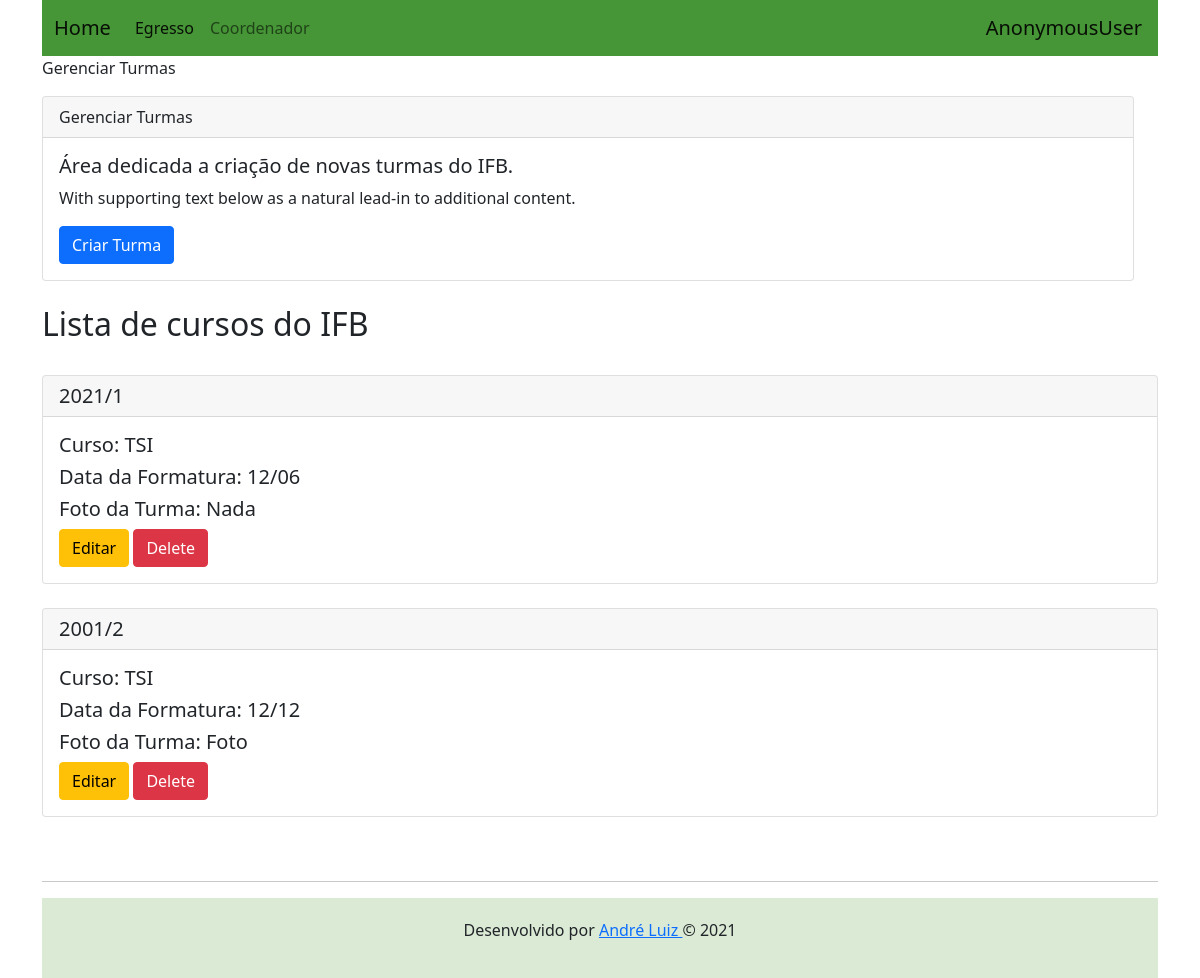
The page /gerenciarturma/ on the database as committed earlier.
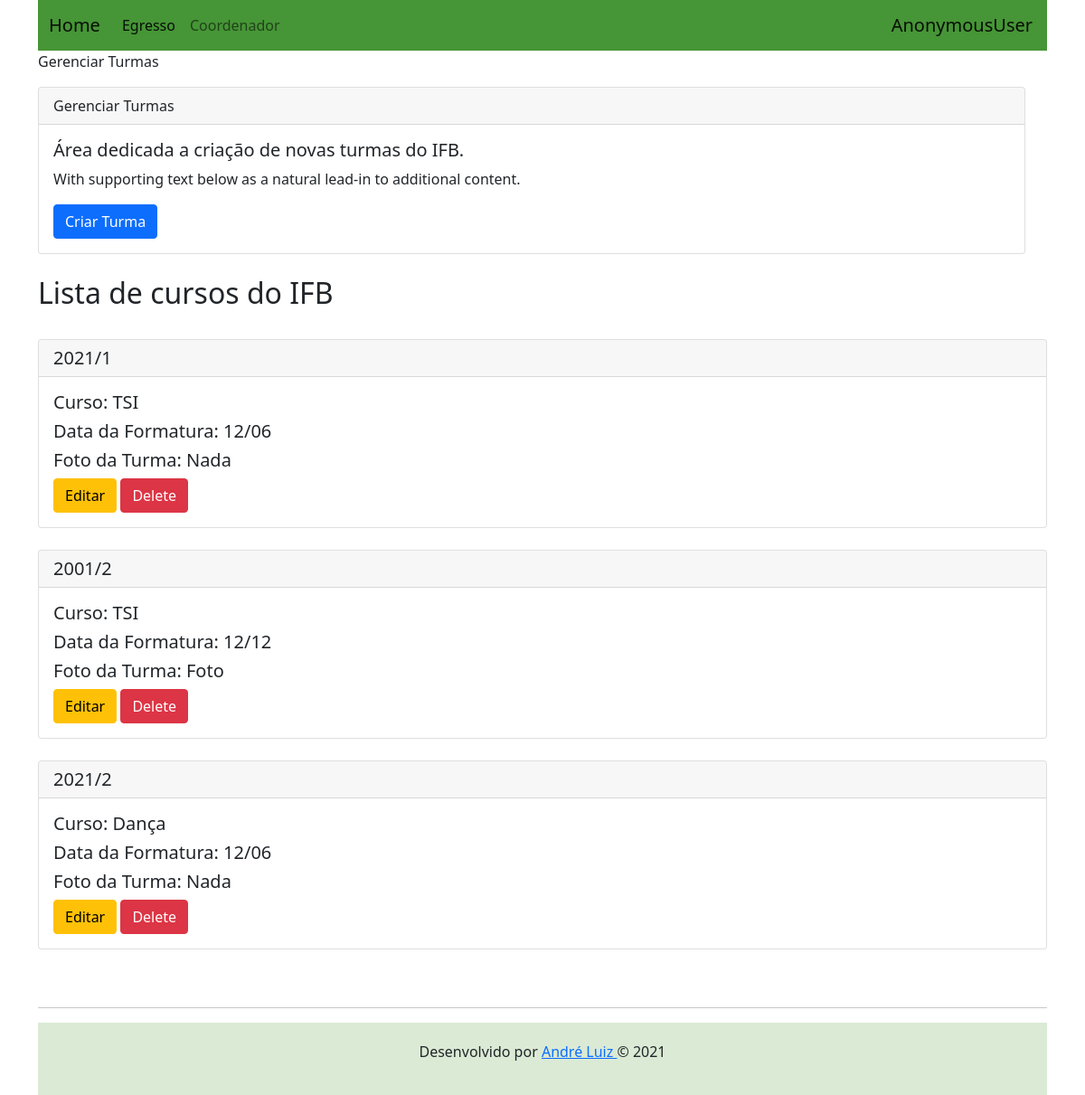
The same page on the database as committed later.
### perfis/models.py (models this page shows, shortened)
class Turma(models.Model):
    periodo = models.CharField(max_length=255, null=False)
    data_formatura = models.CharField(max_length=255, null=False)
    foto = models.CharField(max_length=255, null=False)
    curso = models.ForeignKey(Curso, on_delete=models.CASCADE)
    alunos = models.ManyToManyField(Alunos, related_name='turmaa')

class Curso(models.Model):
    NIVEL_CHOICES = (
        ('Superior', 'Superior (Bacharelado / Licenciatura)'),
        ('Superior', 'Superior (Tecnologia)'),
        ('Tecnico', 'Técnico (Integrado)'),
        ('Tecnico', 'Técnico(Subsequente)'),
    )
    nome = models.CharField(max_length=255, null=False)
    nivel = models.CharField(max_length=255, choices=NIVEL_CHOICES, null=False)
    campus = models.CharField(max_length=255, null=False)
    def __str__(self):
        return self.nome

### usuarios/views.py (the view)
# urls.py: path('gerenciarturma/', GerenciarTurmaView.as_view(), name='gerenciarturma'),
class GerenciarTurmaView(ListView):
    models = Turma
    template_name = 'gerenciar_turma.html'
    queryset = Turma.objects.all()
    context_object_name = 'listarturmas'

### usuarios/templates/gerenciar_turma.html
{% extends "base.html" %}
{% block body %}
<p>Gerenciar Turmas</p>
<div class="row">
    <div class="col-lg-12">
        <div class="card">
            <div class="card-header">
                Gerenciar Turmas
            </div>
            <div class="card-body">
              <h5 class="card-title">Área dedicada a criação de novas turmas do IFB.</h5>
              <p class="card-text">With supporting text below as a natural lead-in to additional content.</p>
              <a href="/criarturma" class="btn btn-primary">Criar Turma</a>
            </div>
        </div>
        <br>
    </div>
</div>
<div class="col-lg-12">
    <h2>Lista de cursos do IFB</h2>
    <br>
    {% for listarturma in listarturmas %}
    <div class="card">
        <h5 class="card-header">{{listarturma.periodo}}</h5>
        <div class="card-body">
          <h5 class="card-title">Curso: {{listarturma.curso}}</h5>
          <h5 class="card-title">Data da Formatura: {{listarturma.data_formatura}}</h5>
          <h5 class="card-title">Foto da Turma: {{listarturma.foto}}</h5>
            <a class="btn btn-warning" href="{% url 'upd_turma' listarturma.pk%}">Editar</a>
            <a class="btn btn-danger" href="{% url 'del_turma' listarturma.pk%}">Delete</a>
        </div>
    </div>
    <br>
    {% endfor %}
</div>
{% endblock %}

Rows that differ between the two databases and show on the page:
added Turma: periodo "2021/2", curso "Dança", data_formatura "12/06", foto "Nada"
